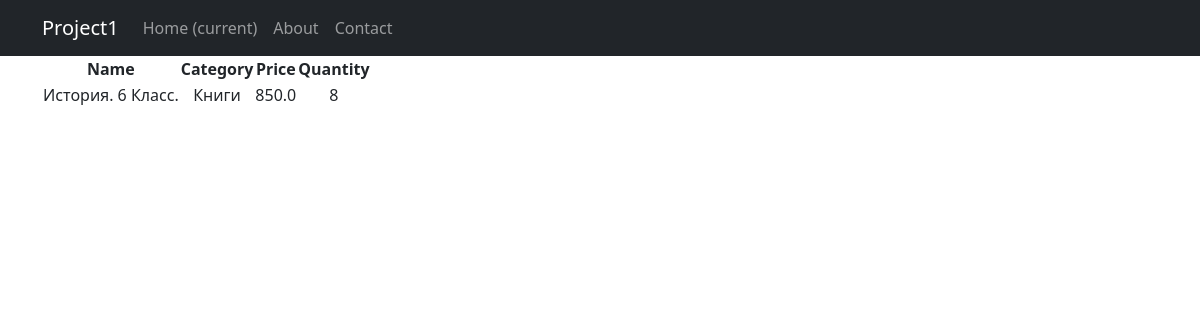
Page /products/6/ on the committed database.
### simpleapp/models.py (models this page shows, shortened)
class Product(models.Model):
    name = models.CharField(
        max_length=50,
        unique=True, # названия товаров не должны повторяться
    )
    description = models.TextField()
    quantity = models.IntegerField(
        validators=[MinValueValidator(0,'Quantity should be >= 0')],
    )
    category = models.ForeignKey(
        to='Category',
        on_delete=models.CASCADE,
        related_name='products', # все продукты в категории будут доступны через поле products
    )
    price = models.FloatField(
        validators=[MinValueValidator(0.0)],
    )

class Category(models.Model):
    name = models.CharField(max_length=100, unique=True)

### simpleapp/views.py (the view)
# urls.py: path('<int:pk>/', ProductDetailView.as_view(), name='product_detail'),  # Ссылка на детали товара
class ProductDetailView(DetailView):
    template_name = 'simple_app/product_detail.html'
    queryset = Product.objects.all()

### templates/simple_app/product_detail.html (shortened to what this page needs)
{% extends 'flatpages/default.html' %}
{% block content %}
<table>
    <thead>
        <th>
            Name
        </th>
        <th>
            Category
        </th>
        <th>
            Price
        </th>
        <th>
            Quantity
        </th>
    </thead>
    <tr>
        <td>
            {{ product.name|title }}
        </td>
        <td>
            {{ product.category.name|title }}
        </td>
        <td>
            {{ product.price }}
        </td>
        <td>
            {{ product.quantity }}
        </td>
    </tr>
</table>
{% endblock content %}

### rows in the picture
Product: name "История. 6 Класс.", category.name "Книги", price "850.0", quantity "8"
